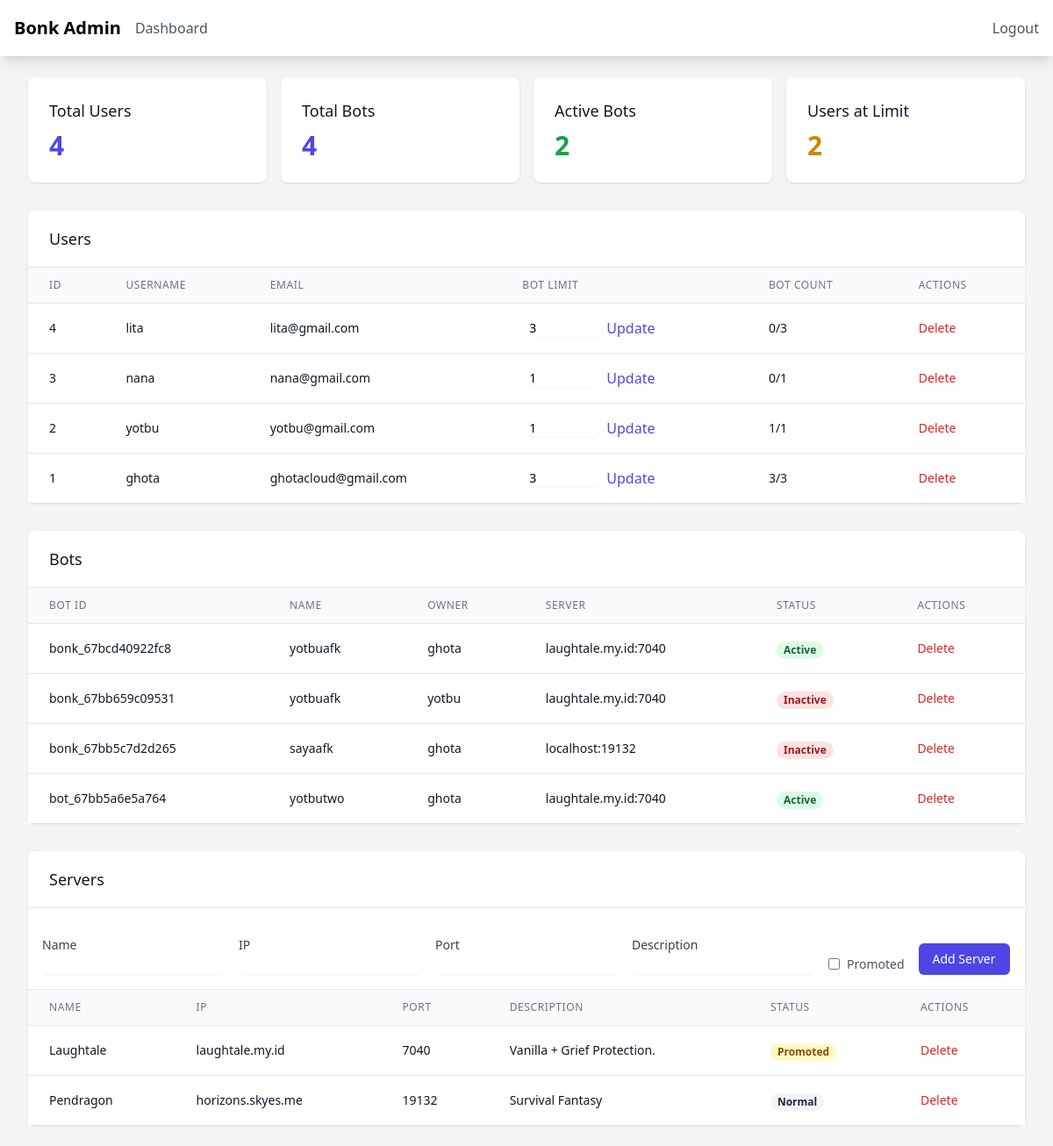
The page /admin (signed in) on the database its author committed.
### tables this page shows
CREATE TABLE "users" (
    id INTEGER PRIMARY KEY AUTOINCREMENT,
    username VARCHAR(50) UNIQUE NOT NULL,
    password VARCHAR(255) NOT NULL,
    email VARCHAR(255) UNIQUE NOT NULL,
    created_at DATETIME DEFAULT CURRENT_TIMESTAMP
);

CREATE TABLE bots (
    id INTEGER PRIMARY KEY AUTOINCREMENT,
    user_id INTEGER NOT NULL,
    bot_id VARCHAR(50) NOT NULL,
    name VARCHAR(50) NOT NULL,
    server_ip VARCHAR(255) NOT NULL DEFAULT 'localhost',
    server_port INTEGER NOT NULL DEFAULT 19132,
    username VARCHAR(50) NOT NULL,
    is_active BOOLEAN DEFAULT 0,
    created_at DATETIME DEFAULT CURRENT_TIMESTAMP,
    FOREIGN KEY (user_id) REFERENCES users(id),
    UNIQUE(bot_id)
);

CREATE TABLE servers (
                id INTEGER PRIMARY KEY AUTOINCREMENT,
                name TEXT NOT NULL,
                ip TEXT NOT NULL,
                port INTEGER NOT NULL,
                description TEXT,
                is_promoted BOOLEAN DEFAULT 0,
                created_at DATETIME DEFAULT CURRENT_TIMESTAMP
            );

### src/views/admin.php (the view, shortened to what the rows shown need)
<?php
$admin = new AdminController();
$serverController = new ServerController();
$users = $admin->getAllUsers();
$bots = $admin->getAllBots();
$servers = $serverController->getAll();
?>
<!DOCTYPE html>
<html lang="en">
<head>
    <link href="/css/style.css" rel="stylesheet">
</head>
<body class="bg-gray-100">
    <div class="min-h-screen">
        <div class="max-w-7xl mx-auto py-6 sm:px-6 lg:px-8">
            <div class="bg-white shadow rounded-lg mb-8">
                <div class="overflow-x-auto">
                    <table class="min-w-full divide-y divide-gray-200">
                        <thead class="bg-gray-50">
                            <tr>
                                <th class="px-6 py-3 text-left text-xs font-medium text-gray-500 uppercase tracking-wider">ID</th>
                                <th class="px-6 py-3 text-left text-xs font-medium text-gray-500 uppercase tracking-wider">Username</th>
                                <th class="px-6 py-3 text-left text-xs font-medium text-gray-500 uppercase tracking-wider">Email</th>
                                <th class="px-6 py-3 text-left text-xs font-medium text-gray-500 uppercase tracking-wider">Bot Limit</th>
                                <th class="px-6 py-3 text-left text-xs font-medium text-gray-500 uppercase tracking-wider">Bot Count</th>
                                <th class="px-6 py-3 text-left text-xs font-medium text-gray-500 uppercase tracking-wider">Actions</th>
                            </tr>
                        </thead>
                        <tbody class="bg-white divide-y divide-gray-200">
                            <?php foreach ($users as $user): ?>
                            <tr>
                                <td class="px-6 py-4 whitespace-nowrap text-sm text-gray-900"><?php echo $user['id']; ?></td>
                                <td class="px-6 py-4 whitespace-nowrap text-sm text-gray-900"><?php echo htmlspecialchars($user['username']); ?></td>
                                <td class="px-6 py-4 whitespace-nowrap text-sm text-gray-900"><?php echo htmlspecialchars($user['email']); ?></td>
                                <td class="px-6 py-4 whitespace-nowrap">
                                    <form method="POST" class="flex items-center space-x-2">
                                        <input type="number" name="bots_limit" value="<?php echo $user['bots_limit']; ?>"
                                            class="w-20 rounded-md border-gray-300 shadow-sm focus:border-indigo-500 focus:ring-indigo-500 sm:text-sm">
                                        <button type="submit" class="text-indigo-600 hover:text-indigo-900">Update</button>
                                    </form>
                                </td>
                                <td class="px-6 py-4 whitespace-nowrap text-sm text-gray-900"><?php echo $user['bot_count']; ?>/<?php echo $user['bots_limit']; ?></td>
                                <td class="px-6 py-4 whitespace-nowrap text-sm font-medium">
                                    <form method="POST" class="inline" onsubmit="return confirmDelete('user', <?php echo $user['id']; ?>)">
                                        <button type="submit" class="text-red-600 hover:text-red-900">Delete</button>
                                    </form>
                                </td>
                            </tr>
                            <?php endforeach; ?>
                        </tbody>
                    </table>
                </div>
            </div>
            <div class="bg-white shadow rounded-lg">
                <div class="overflow-x-auto">
                    <table class="min-w-full divide-y divide-gray-200">
                        <thead class="bg-gray-50">
                            <tr>
                                <th class="px-6 py-3 text-left text-xs font-medium text-gray-500 uppercase tracking-wider">Bot ID</th>
                                <th class="px-6 py-3 text-left text-xs font-medium text-gray-500 uppercase tracking-wider">Name</th>
                                <th class="px-6 py-3 text-left text-xs font-medium text-gray-500 uppercase tracking-wider">Owner</th>
                                <th class="px-6 py-3 text-left text-xs font-medium text-gray-500 uppercase tracking-wider">Server</th>
                                <th class="px-6 py-3 text-left text-xs font-medium text-gray-500 uppercase tracking-wider">Status</th>
                                <th class="px-6 py-3 text-left text-xs font-medium text-gray-500 uppercase tracking-wider">Actions</th>
                            </tr>
                        </thead>
                        <tbody class="bg-white divide-y divide-gray-200">
                            <?php foreach ($bots as $bot): ?>
                            <tr>
                                <td class="px-6 py-4 whitespace-nowrap text-sm text-gray-900"><?php echo htmlspecialchars($bot['bot_id']); ?></td>
                                <td class="px-6 py-4 whitespace-nowrap text-sm text-gray-900"><?php echo htmlspecialchars($bot['name']); ?></td>
                                <td class="px-6 py-4 whitespace-nowrap text-sm text-gray-900"><?php echo htmlspecialchars($bot['owner_username']); ?></td>
                                <td class="px-6 py-4 whitespace-nowrap text-sm text-gray-900">
                                    <?php echo htmlspecialchars($bot['server_ip']); ?>:<?php echo htmlspecialchars($bot['server_port']); ?>
                                </td>
                                <td class="px-6 py-4 whitespace-nowrap">
                                    <span class="px-2 inline-flex text-xs leading-5 font-semibold rounded-full <?php echo $bot['is_active'] ? 'bg-green-100 text-green-800' : 'bg-red-100 text-red-800'; ?>">
                                        <?php echo $bot['is_active'] ? 'Active' : 'Inactive'; ?>
                                    </span>
                                </td>
                                <td class="px-6 py-4 whitespace-nowrap text-sm font-medium">
                                    <form method="POST" class="inline" onsubmit="return confirmDelete('bot', '<?php echo $bot['bot_id']; ?>')">
                                        <button type="submit" class="text-red-600 hover:text-red-900">Delete</button>
                                    </form>
                                </td>
                            </tr>
                            <?php endforeach; ?>
                        </tbody>
                    </table>
                </div>
            </div>
            <div class="bg-white shadow rounded-lg mt-8">
                <div class="overflow-x-auto">
                    <table class="min-w-full divide-y divide-gray-200">
                        <thead class="bg-gray-50">
                            <tr>
                                <th class="px-6 py-3 text-left text-xs font-medium text-gray-500 uppercase tracking-wider">Name</th>
                                <th class="px-6 py-3 text-left text-xs font-medium text-gray-500 uppercase tracking-wider">IP</th>
                                <th class="px-6 py-3 text-left text-xs font-medium text-gray-500 uppercase tracking-wider">Port</th>
                                <th class="px-6 py-3 text-left text-xs font-medium text-gray-500 uppercase tracking-wider">Description</th>
                                <th class="px-6 py-3 text-left text-xs font-medium text-gray-500 uppercase tracking-wider">Status</th>
                                <th class="px-6 py-3 text-left text-xs font-medium text-gray-500 uppercase tracking-wider">Actions</th>
                            </tr>
                        </thead>
                        <tbody class="bg-white divide-y divide-gray-200">
                            <?php foreach ($servers as $server): ?>
                            <tr>
                                <td class="px-6 py-4 whitespace-nowrap text-sm text-gray-900"><?php echo htmlspecialchars($server['name']); ?></td>
                                <td class="px-6 py-4 whitespace-nowrap text-sm text-gray-900"><?php echo htmlspecialchars($server['ip']); ?></td>
                                <td class="px-6 py-4 whitespace-nowrap text-sm text-gray-900"><?php echo htmlspecialchars($server['port']); ?></td>
                                <td class="px-6 py-4 whitespace-nowrap text-sm text-gray-900"><?php echo htmlspecialchars($server['description']); ?></td>
                                <td class="px-6 py-4 whitespace-nowrap">
                                    <span class="px-2 inline-flex text-xs leading-5 font-semibold rounded-full <?php echo $server['is_promoted'] ? 'bg-yellow-100 text-yellow-800' : 'bg-gray-100 text-gray-800'; ?>">
                                        <?php echo $server['is_promoted'] ? 'Promoted' : 'Normal'; ?>
                                    </span>
                                </td>
                                <td class="px-6 py-4 whitespace-nowrap text-sm font-medium">
                                    <form method="POST" class="inline" onsubmit="return confirmDelete('server', <?php echo $server['id']; ?>)">
                                        <button type="submit" class="text-red-600 hover:text-red-900">Delete</button>
                                    </form>
                                </td>
                            </tr>
                            <?php endforeach; ?>
                        </tbody>
                    </table>
                </div>
            </div>
        </div>
    </div>
</body>
</html>

### rows shown on the page
users: id "4", username "lita", email "lita@gmail.com", bots_limit "3", bot_count "0"
users: id "3", username "nana", email "nana@gmail.com", bots_limit "1", bot_count "0"
users: id "2", username "yotbu", email "yotbu@gmail.com", bots_limit "1", bot_count "1"
users: id "1", username "ghota", email "ghotacloud@gmail.com", bots_limit "3", bot_count "3"
bots: bot "bonk_67bcd40922fc8", name "yotbuafk", user.username "ghota", server_ip "laughtale.my.id", server_port "7040", is_active "Active"
bots: bot "bonk_67bb659c09531", name "yotbuafk", user.username "yotbu", server_ip "laughtale.my.id", server_port "7040", is_active "Inactive"
bots: bot "bonk_67bb5c7d2d265", name "sayaafk", user.username "ghota", server_ip "localhost", server_port "19132", is_active "Inactive"
bots: bot "bot_67bb5a6e5a764", name "yotbutwo", user.username "ghota", server_ip "laughtale.my.id", server_port "7040", is_active "Active"
servers: name "Laughtale", ip "laughtale.my.id", port "7040", description "Vanilla + Grief Protection.", is_promoted "Promoted"
servers: name "Pendragon", ip "horizons.skyes.me", port "19132", description "Survival Fantasy", is_promoted "Normal"

### other values the page prints
$stats['total_users'] "4"
$stats['total_bots'] "4"
$stats['active_bots'] "2"
$stats['users_at_limit'] "2"
